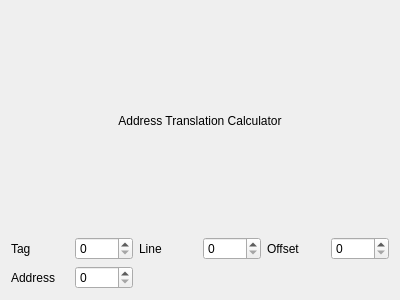
<?xml version="1.0" encoding="UTF-8"?>
<ui version="4.0">
 <class>CacheAddressTranslator</class>
 <widget class="QWidget" name="CacheAddressTranslator">
  <property name="geometry">
   <rect>
    <x>0</x>
    <y>0</y>
    <width>400</width>
    <height>300</height>
   </rect>
  </property>
  <property name="windowTitle">
   <string>Form</string>
  </property>
  <layout class="QGridLayout" name="gridLayout_2">
   <item row="0" column="0">
    <layout class="QGridLayout" name="gridLayout">
     <item row="1" column="0">
      <layout class="QHBoxLayout" name="horizontalLayout">
       <item>
        <widget class="QLabel" name="label_2">
         <property name="text">
          <string>Tag</string>
         </property>
        </widget>
       </item>
       <item>
        <widget class="QSpinBox" name="tagBox"/>
       </item>
      </layout>
     </item>
     <item row="2" column="0">
      <layout class="QHBoxLayout" name="horizontalLayout_5">
       <item>
        <widget class="QLabel" name="label_4">
         <property name="text">
          <string>Address</string>
         </property>
        </widget>
       </item>
       <item>
        <widget class="QSpinBox" name="addressBox">
         <property name="displayIntegerBase">
          <number>16</number>
         </property>
        </widget>
       </item>
      </layout>
     </item>
     <item row="0" column="0" colspan="3">
      <widget class="QLabel" name="label">
       <property name="text">
        <string>Address Translation Calculator</string>
       </property>
       <property name="alignment">
        <set>Qt::AlignCenter</set>
       </property>
      </widget>
     </item>
     <item row="1" column="1">
      <layout class="QHBoxLayout" name="horizontalLayout_2">
       <item>
        <widget class="QLabel" name="label_3">
         <property name="text">
          <string>Line</string>
         </property>
        </widget>
       </item>
       <item>
        <widget class="QSpinBox" name="lineBox"/>
       </item>
      </layout>
     </item>
     <item row="1" column="2">
      <layout class="QHBoxLayout" name="horizontalLayout_6">
       <item>
        <widget class="QLabel" name="label_5">
         <property name="text">
          <string>Offset</string>
         </property>
        </widget>
       </item>
       <item>
        <widget class="QSpinBox" name="offsetBox"/>
       </item>
      </layout>
     </item>
    </layout>
   </item>
  </layout>
 </widget>
 <resources/>
 <connections/>
</ui>
